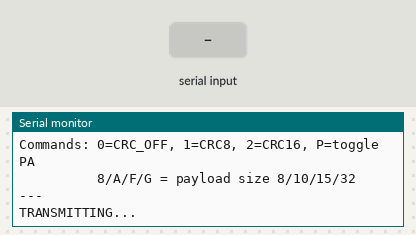
Recording of a sketch running on a simulated Arduino Uno, built with avr-gcc and run on an emulated ATmega328P. On the bench: the last lines printed to the serial monitor. Inputs (shaded band) come from the test bench. No radio packets arrive unless stated.

Above: at 1.7 s.
1.8 s: "0" received over Serial
At 2.3 s:
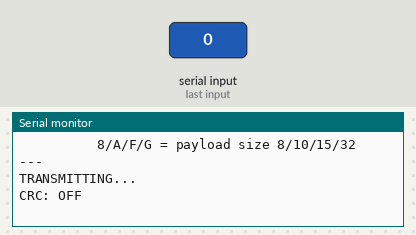
3.9 s: byte 71 ('G') received over Serial
At 4.3 s:
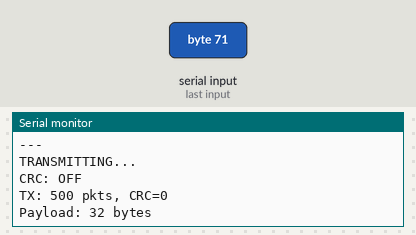
5.4 s: byte 51 ('3') received over Serial
At 6.2 s:
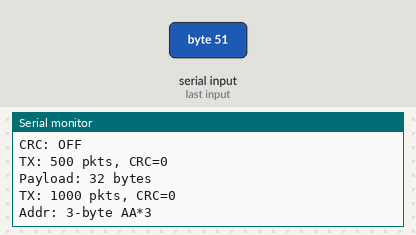
6.9 s: "1" received over Serial
At 7.6 s:
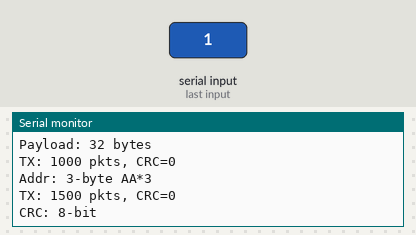
8.4 s: "P" received over Serial
At 8.8 s:
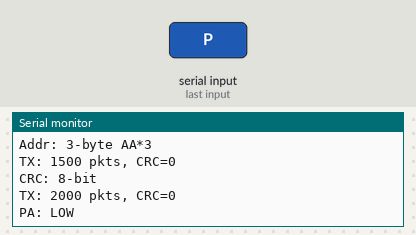
9.9 s: "p" received over Serial
At 10.16 s:
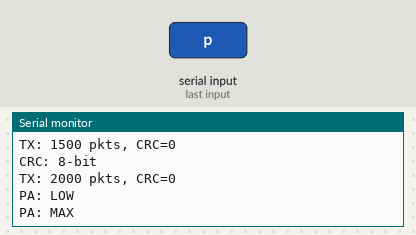
Timing chart, 0 to 12.4 s (numbered marks = the images above; inputs shaded):
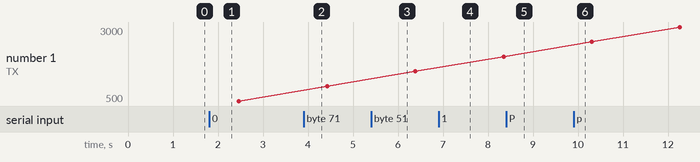

Measured:
- after the input at 1.8 s, the serial monitor: prints a new line at once (image 1)
- after the input at 3.9 s, the serial monitor: prints a new line at once (image 2)
- after the input at 5.4 s, the serial monitor: prints a new line at once (image 3)
- after the input at 6.9 s, the serial monitor: prints a new line at once (image 4)
- after the input at 8.4 s, the serial monitor: prints a new line at once (image 5)
- after the input at 9.9 s, the serial monitor: prints a new line at once (image 6)

The sketch:

15_bind_hopping.ino
```cpp
// ============================================================================
// F8620 — Binding Transmitter with Channel Hopping
// Sends all-zero payloads on CH72-77 in sequence, like the original TX.
// Tries to trigger binding by mimicking the TX's hop pattern.
// ============================================================================

#include <SPI.h>
#include <RF24.h>

RF24 radio(9, 10);

static const uint8_t channels[] = {72, 73, 74, 75, 76, 77};
static const uint8_t NUM_CH = 6;

// Payload: all zeros (sticks centered = bind request)
static uint8_t payload[32];  // initialized to zero

static uint32_t tx_count = 0;
static uint8_t ch_idx = 0;

void setup() {
  Serial.begin(1000000);
  delay(500);

  memset(payload, 0x00, sizeof(payload));

  Serial.println(F("=== BINDING TRANSMITTER ==="));
  Serial.println(F("Hops CH72-77, sends zeros, CRC disabled"));
  Serial.println(F("Commands: 0=CRC_OFF, 1=CRC8, 2=CRC16, P=toggle PA"));
  Serial.println(F("          8/A/F/G = payload size 8/10/15/32"));
  Serial.println(F("---"));

  if (!radio.begin()) {
    Serial.println(F("FAIL"));
    while (1) {}
  }

  radio.setChannel(channels[0]);
  radio.setDataRate(RF24_1MBPS);
  radio.setPALevel(RF24_PA_MAX);
  radio.setCRCLength(RF24_CRC_DISABLED);
  radio.setAutoAck(false);
  radio.setRetries(0, 0);
  radio.setPayloadSize(32);
  radio.setAddressWidth(5);

  uint8_t addr[] = {0xAA, 0xAA, 0xAA, 0xAA, 0xAA};
  radio.openWritingPipe(addr);
  radio.stopListening();

  Serial.println(F("TRANSMITTING..."));
}

void loop() {
  // Send one packet per channel, hop every ~4ms (matches observed timing)
  radio.setChannel(channels[ch_idx]);
  radio.writeFast(payload, 32, true);  // multicast (no ACK)

  tx_count++;
  ch_idx = (ch_idx + 1) % NUM_CH;

  // ~4ms per channel = ~24ms full hop cycle ≈ 42 pkt/s per channel
  delayMicroseconds(3800);

  // Status every 500 packets
  if (tx_count % 500 == 0) {
    Serial.print(F("TX: "));
    Serial.print(tx_count);
    Serial.print(F(" pkts, CRC="));
    Serial.println(radio.getCRCLength());
  }

  // Handle serial commands
  if (Serial.available()) {
    char c = Serial.read();
    switch (c) {
      case '0':
        radio.setCRCLength(RF24_CRC_DISABLED);
        Serial.println(F("CRC: OFF"));
        break;
      case '1':
        radio.setCRCLength(RF24_CRC_8);
        Serial.println(F("CRC: 8-bit"));
        break;
      case '2':
        radio.setCRCLength(RF24_CRC_16);
        Serial.println(F("CRC: 16-bit"));
        break;
      case 'P': case 'p':
        // Toggle PA level
        {
          static bool pa_high = true;
          pa_high = !pa_high;
          radio.setPALevel(pa_high ? RF24_PA_MAX : RF24_PA_LOW);
          Serial.print(F("PA: "));
          Serial.println(pa_high ? F("MAX") : F("LOW"));
        }
        break;
      case '8':
        radio.setPayloadSize(8);
        Serial.println(F("Payload: 8 bytes"));
        break;
      case 'A': case 'a':
        radio.setPayloadSize(10);
        Serial.println(F("Payload: 10 bytes"));
        break;
      case 'F': case 'f':
        radio.setPayloadSize(15);
        Serial.println(F("Payload: 15 bytes"));
        break;
      case 'G': case 'g':
        radio.setPayloadSize(32);
        Serial.println(F("Payload: 32 bytes"));
        break;
      case '3':
        radio.setAddressWidth(3);
        {
          uint8_t a3[] = {0xAA, 0xAA, 0xAA};
          radio.openWritingPipe(a3);
        }
        Serial.println(F("Addr: 3-byte AA*3"));
        break;
      case '4':
        radio.setAddressWidth(4);
        {
          uint8_t a4[] = {0xAA, 0xAA, 0xAA, 0xAA};
          radio.openWritingPipe(a4);
        }
        Serial.println(F("Addr: 4-byte AA*4"));
        break;
      case '5':
        radio.setAddressWidth(5);
        {
          uint8_t a5[] = {0xAA, 0xAA, 0xAA, 0xAA, 0xAA};
          radio.openWritingPipe(a5);
        }
        Serial.println(F("Addr: 5-byte AA*5"));
        break;
    }
  }
}
```
